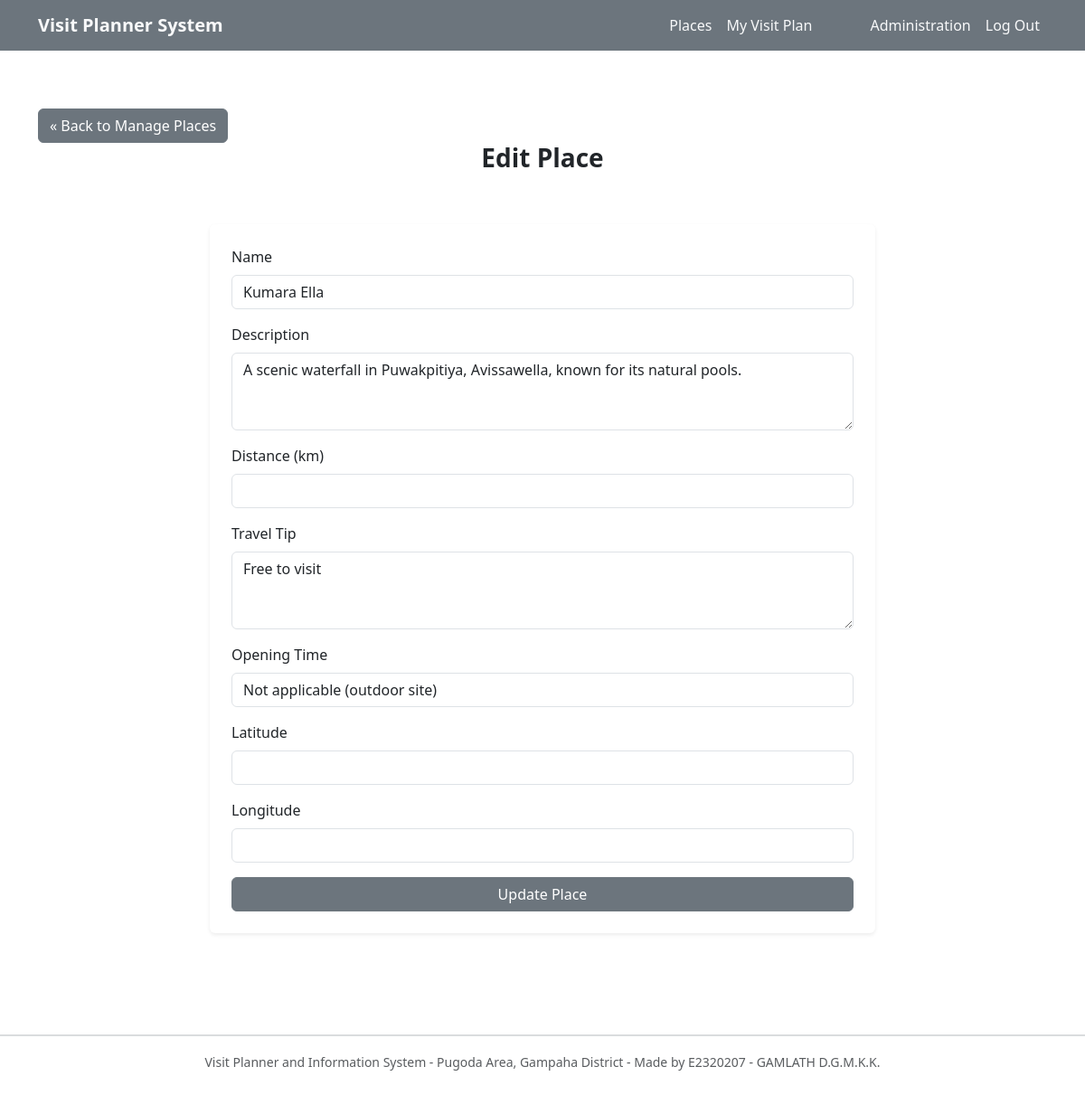
The page /admin/edit_place.php?place_id=1 (signed in) on the database its author committed.
### tables this page shows
CREATE TABLE IF NOT EXISTS place (
    place_id           INT AUTO_INCREMENT PRIMARY KEY,
    place_name         VARCHAR(255) NOT NULL,
    place_description  TEXT NOT NULL,
    opening_time       VARCHAR(255) DEFAULT 'Not Applicable',
    travel_tip         VARCHAR(255),
    distance_km        DECIMAL(5,2),
    latitude           DECIMAL(10,7),
    longitude          DECIMAL(10,7),
    image_path         VARCHAR(255),
    created_at         TIMESTAMP DEFAULT CURRENT_TIMESTAMP,
    updated_at         TIMESTAMP DEFAULT CURRENT_TIMESTAMP ON UPDATE CURRENT_TIMESTAMP,
    category_id        INT NOT NULL,
    FOREIGN KEY (category_id) REFERENCES category(category_id)
        ON DELETE RESTRICT ON UPDATE CASCADE
);

### admin/edit_place.php (the view, shortened to what this page needs)
<?php
include __DIR__ . '/../includes/header.php';
$place_id = isset($_GET['place_id']) ? intval($_GET['place_id']) : 0;
$sql = "SELECT * FROM place WHERE place_id = ?";
$stmt = $conn->execute_query($sql, [$place_id]);
$place = $stmt->fetch_assoc();
?>
<div class="container py-5">
    <a href="manage_places.php" class="btn btn-<?= $theme_color ?> mt-3">&laquo; Back to Manage Places</a>
    <div class="row justify-content-center mb-5">
        <div class="col-md-6 text-center">
            <h1 class="h3 fw-bold">Edit Place</h1>
        </div>
    </div>
    <div class="row justify-content-center">
        <div class="col-md-8 col-sm-10">
            <div class="card shadow-sm border-0">
                <div class="card-body p-4">
                    <form action="#" method="post" id="editPlaceForm">
                        <div class="mb-3">
                            <label for="place_name" class="form-label">Name</label>
                            <input type="text" class="form-control" id="place_name" name="place_name" value="<?= htmlspecialchars($place['place_name']); ?>" required>
                        </div>
                        <div class="mb-3">
                            <label for="place_description" class="form-label">Description</label>
                            <textarea class="form-control" id="place_description" name="place_description" rows="3" required><?= htmlspecialchars($place['place_description']); ?></textarea>
                        </div>
                        <div class="mb-3">
                            <label for="distance_km" class="form-label">Distance (km)</label>
                            <input type="text" class="form-control" id="distance_km" name="distance_km" value="<?= htmlspecialchars($place['distance_km']); ?>" >
                        </div>
                        <div class="mb-3">
                            <label for="travel_tip" class="form-label">Travel Tip</label>
                            <textarea class="form-control" id="travel_tip" name="travel_tip" rows="3"><?= htmlspecialchars($place['travel_tip']); ?></textarea>
                        </div>
                        <div class="mb-3">
                            <label for="opening_time" class="form-label">Opening Time</label>
                            <input type="text" class="form-control" id="opening_time" name="opening_time" value="<?= htmlspecialchars($place['opening_time']); ?>" >
                        </div>
                        <div class="mb-3">
                            <label for="latitude" class="form-label">Latitude</label>
                            <input type="text" class="form-control" id="latitude" name="latitude" value="<?= htmlspecialchars($place['latitude']); ?>" >
                        </div>
                        <div class="mb-3">
                            <label for="longitude" class="form-label">Longitude</label>
                            <input type="text" class="form-control" id="longitude" name="longitude" value="<?= htmlspecialchars($place['longitude']); ?>" >
                        </div>
                        <button type="submit" class="btn btn-<?= $theme_color ?> w-100">Update Place</button>
                    </form>
                </div>
            </div>
        </div>
    </div>
</div>
<?php
include __DIR__ . '/../includes/footer.php';
?>

### rows shown on the page
place: place_name "Kumara Ella", place_description "A scenic waterfall in Puwakpitiya, Avissawella, known for its natural pools.", travel_tip "Free to visit", opening_time "Not applicable (outdoor site)"
